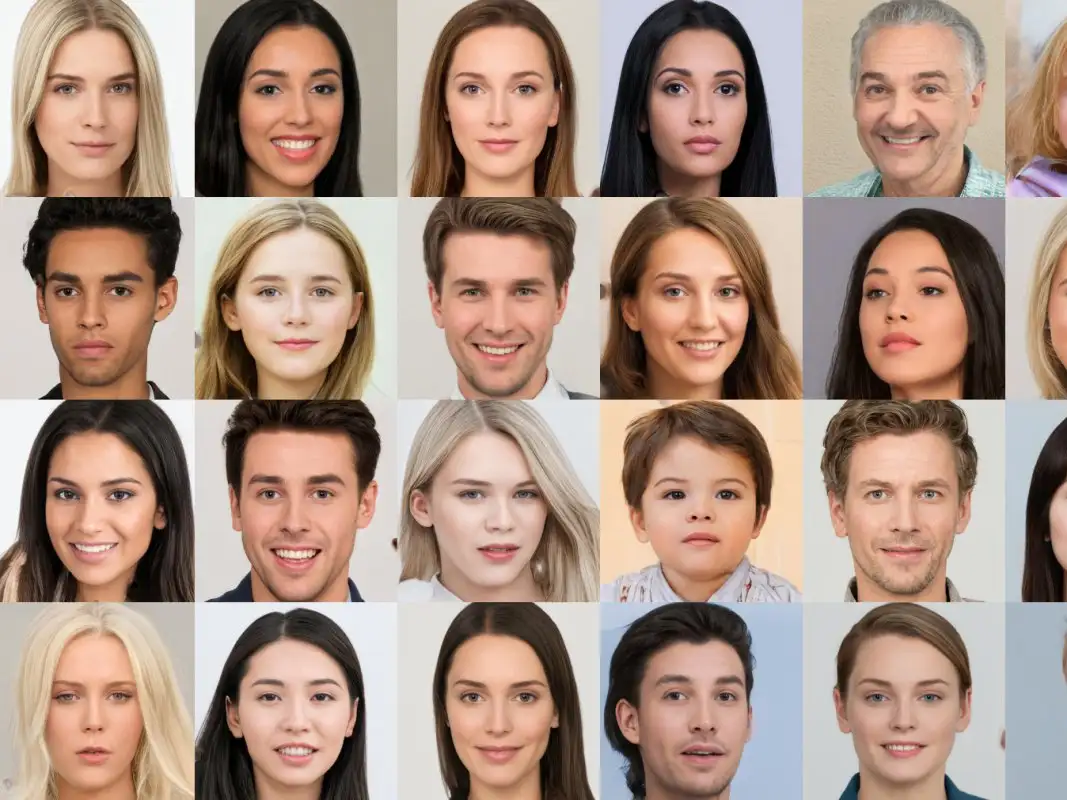
#> input picture randomFaces.png, 1067 x 800 px
$ python imgFaceDetector.py
#> lines starting #> are read from the running program, lines starting #| are printed output that depends on the picture; after the words box and inside, x2 and y2 are one past the last pixel; in counts of white or black regions, pixels touching at a corner belong together
import cv2
import numpy as np
import matplotlib.pyplot as plt

image = cv2.imread('randomFaces.png')
#> image is the input picture: shape (800, 1067, 3); mean B, G, R 131.7, 145.6, 170.1
gray = cv2.cvtColor(image, cv2.COLOR_BGR2GRAY)
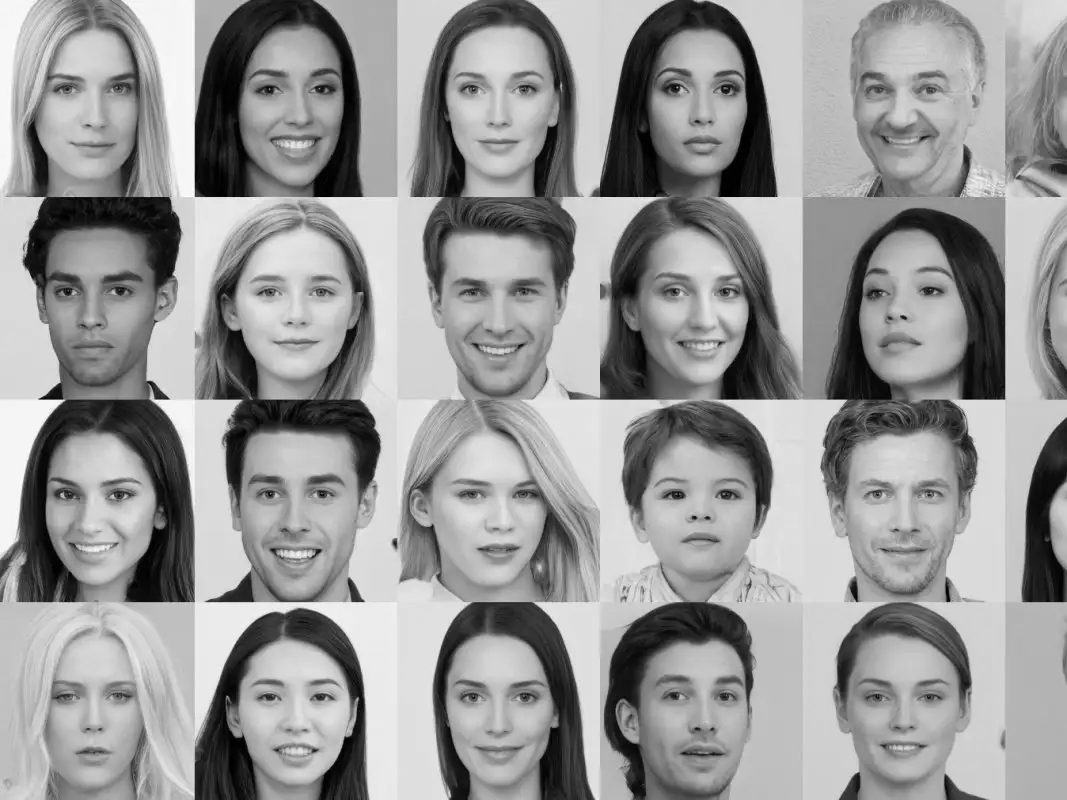
#> gray: shape (800, 1067); min 0, max 255, mean 151.3
plt.imshow(gray, cmap='gray'), plt.show()


def convertToRGB(image):
    return cv2.cvtColor(image, cv2.COLOR_BGR2RGB)


face = cv2.CascadeClassifier("haarcascade_frontalface_alt2.xml")
face_c = face.detectMultiScale(gray, scaleFactor=1.2, minNeighbors=5)
#> face_c = 20 rows, first 6: [231, 240, 131, 131], [640, 40, 125, 125], [231, 38, 132, 132], [32, 44, 123, 123], [27, 239, 135, 135], [435, 444, 130, 130]
print('face =', len(face_c))
#| face = 20


for (x_face, y_face, w_face, h_face) in face_c:
    cv2.rectangle(image, (x_face, y_face),
                  (x_face+w_face, y_face+w_face), (0, 255, 0), 10)
#> this loop made 20 passes
#> (x_face, y_face, w_face, h_face) on passes 1 to 12: (231, 240, 131, 131), (640, 40, 125, 125), (231, 38, 132, 132), (32, 44, 123, 123), (27, 239, 135, 135), (435, 444, 130, 130), (843, 647, 125, 125), (636, 644, 131, 131), (834, 33, 139, 139), (637, 242, 128, 128), (27, 443, 134, 134), (833, 439, 142, 142)
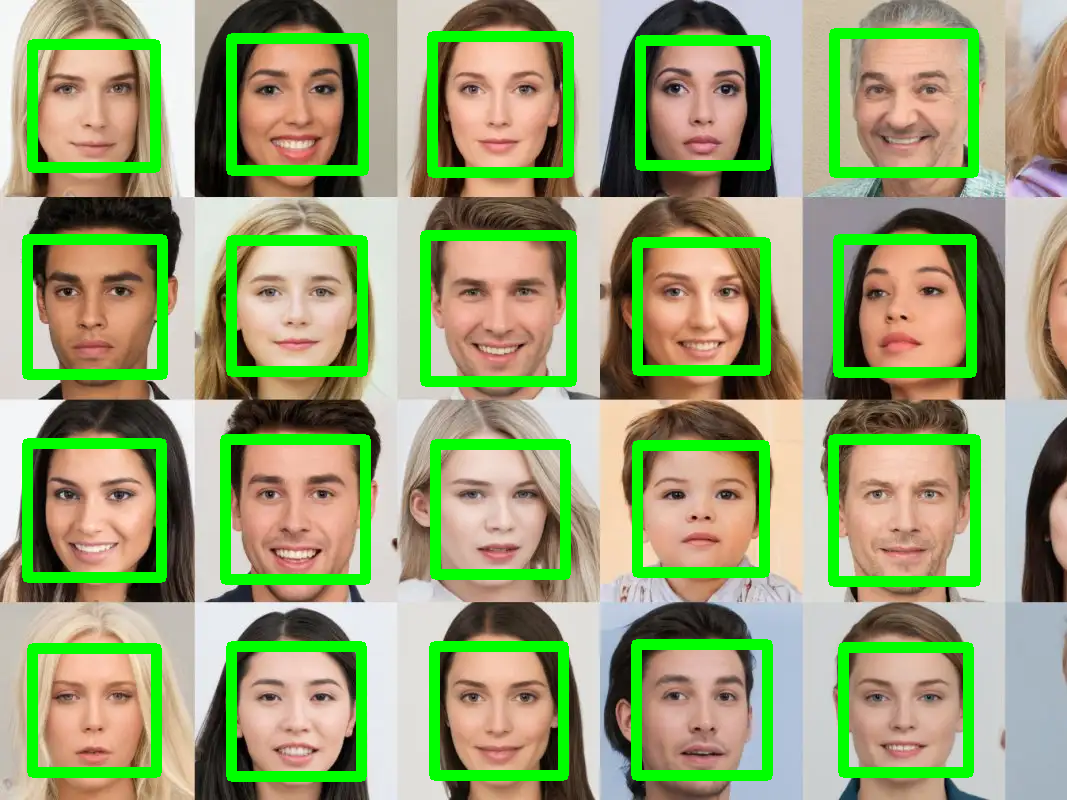
#> image: shape (800, 1067, 3); 13.51% of pixels changed, all inside (x1, y1, x2, y2) = (22, 28, 981, 782)


plt.imshow(convertToRGB(image)), plt.show()
